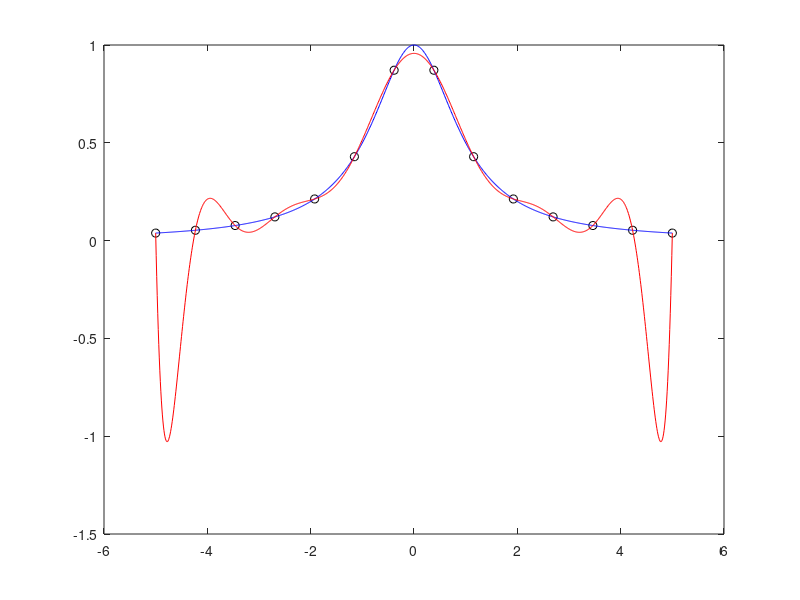

This chart was generated by the following MATLAB code:
clear
close all
clc
n=13;
a=-5, b=5;
f=@(dumbo)1./(1+dumbo.^2);
x=linspace(a,b,n+1);    %linspace crea n+1 nodi equispaziati da a a b
z=linspace(a,b,1001);
c=polyfit(x,f(x),n);    %calcola i coefficienti del polinomio interpolante
p=polyval(c,z);         %trova f(x) con coefficienti c e nei punti di ascissa z
plot(x,f(x),'ko',z,f(z),'b',z,p,'r');   %disegna tre funzioni, rispettivamente nera a pallini, blu e rossa
